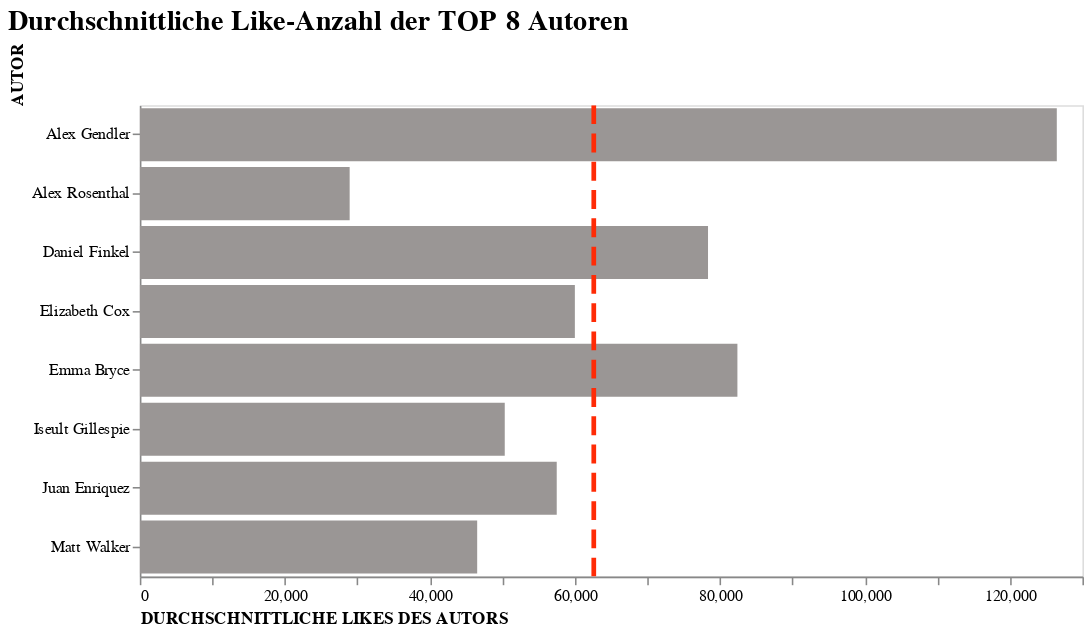

Source (notebook cell):
### Markdown cell above
##### Erstellung des Bar Charts mit Altair

### Code cell
#Grafik erstellen als ausgefülltes Bar-Chart

bar_chart = alt.Chart(df_top8_likes).mark_bar(color= "#9a9695").encode(
    #Achsen festlegen und Daten für die Grafik + Beschriftung ausrichten +Beschriftung festlegen
    x = alt.X('Durchschnittliche Likes:Q', axis=alt.Axis(titleAnchor="start"), title="DURCHSCHNITTLICHE LIKES DES AUTORS"),
    y = alt.Y('Autor', axis=alt.Axis(titleAnchor="start"),title="AUTOR")
)

#https://altair-viz.github.io/gallery/line_chart_with_datum.html - gestrichelte Linie
#Durchschnittliche Likes für alle Videos
line = alt.Chart().mark_rule(color="#FF2B06", strokeDash=[12, 6]).encode(x=alt.datum(62608), size=alt.SizeValue(3))

alt.layer(bar_chart + line).properties(
    #Grafik-Titel einfügen
    title = "Durchschnittliche Like-Anzahl der TOP 8 Autoren", 
    #Größe festlegen
    width=600,
    height=300,
    #Grafik interaktiv
).interactive(
    #Anpassen 
).configure_axis(
    #Raster ausblenden
    grid= False,
    #Font anpassen
    labelFont = "Arial",
).configure_title(
    #Titel Font + Größe + Farbe + Ausrichtung anpassen
    fontSize = 18,
    font="Arial",
    anchor="start",
    color="black",
    align="left"
)

### Figure 1 — Vega-Lite specification as saved in the notebook (floating-point values rounded to 4 significant figures)
{"config": {"view": {"continuousWidth": 400, "continuousHeight": 300}, "axis": {"grid": false, "labelFont": "Arial"}, "title": {"align": "left", "anchor": "start", "color": "black", "font": "Arial", "fontSize": 18}}, "layer": [{"layer": [{"data": {"name": "data-16e45ce95c34edb7c78a63ba95d18294"}, "mark": {"type": "bar", "color": "#9a9695"}, "encoding": {"x": {"axis": {"titleAnchor": "start"}, "field": "Durchschnittliche Likes", "title": "DURCHSCHNITTLICHE LIKES DES AUTORS", "type": "quantitative"}, "y": {"axis": {"titleAnchor": "start"}, "field": "Autor", "title": "AUTOR", "type": "nominal"}}, "selection": {"selector067": {"type": "interval", "bind": "scales", "encodings": ["x", "y"]}}}, {"data": {"name": "empty"}, "mark": {"type": "rule", "color": "#FF2B06", "strokeDash": [12, 6]}, "encoding": {"size": {"value": 3}, "x": {"datum": 62608}}}]}], "height": 300, "title": "Durchschnittliche Like-Anzahl der TOP 8 Autoren", "width": 600, "$schema": "https://vega.github.io/schema/vega-lite/v4.17.0.json", "datasets": {"data-16e45ce95c34edb7c78a63ba95d18294": [{"Autor": "Alex Gendler", "Durchschnittliche Likes": 126467}, {"Autor": "Iseult Gillespie", "Durchschnittliche Likes": 50330}, {"Autor": "Matt Walker", "Durchschnittliche Likes": 46528}, {"Autor": "Alex Rosenthal", "Durchschnittliche Likes": 28940}, {"Autor": "Elizabeth Cox", "Durchschnittliche Likes": 60000}, {"Autor": "Emma Bryce", "Durchschnittliche Likes": 82417}, {"Autor": "Daniel Finkel", "Durchschnittliche Likes": 78364}, {"Autor": "Juan Enriquez", "Durchschnittliche Likes": 57500}], "empty": [{}]}}
